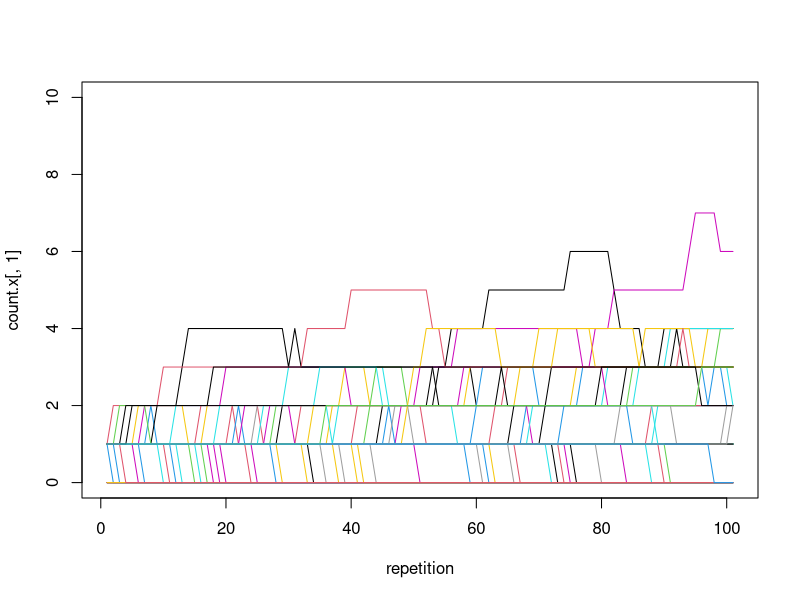

Reproduce this figure in R.
set.seed(100)
x <- seq(0,1,0.01)
count.x <- matrix(, nrow = 101, ncol = 101)

for (i in 1:100){
  
  for (j in 1:101){
    count <- 0
    for (k in 1:101){
      if (x[k] == (j-1)/100){
        count <- count + 1
      }
    }
    count.x[i,j] <- count
  }
  phenotype <- vector(length = length(x))
  
  for (i in 1:length(x)){
    phenotype[i] <- rnorm(1,mean = x[i], sd = 1-x[i])
  }
  
  fitness <- -abs(phenotype)
  repro <- exp(fitness)/(sum(exp(fitness)))
  
  dead.person <- (sample(x,1))*100 + 1
  new.person <- sample(x,1, prob = repro)
  
  x[dead.person] <- new.person
}

for (j in 1:101){
  count <- 0
  for (k in 1:101){
    if (x[k] == (j-1)/100){
      count <- count + 1
    }
  }
  count.x[101,j] <- count
}

repetition <- seq(1,101,1)
plot(repetition,count.x[,1],ylim = c(0,10), type = "l")
for (i in 1:100){
  lines(repetition,count.x[,i+1], col = i)
}

